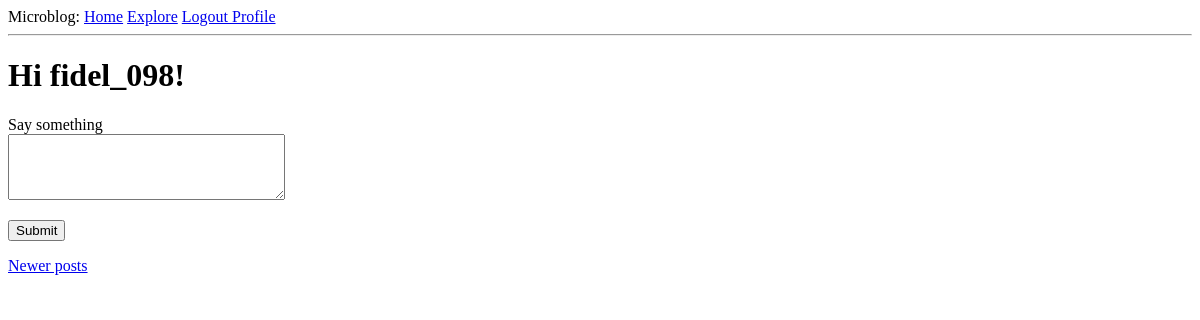
Page /index?page=2 (signed in) on the earlier database version.
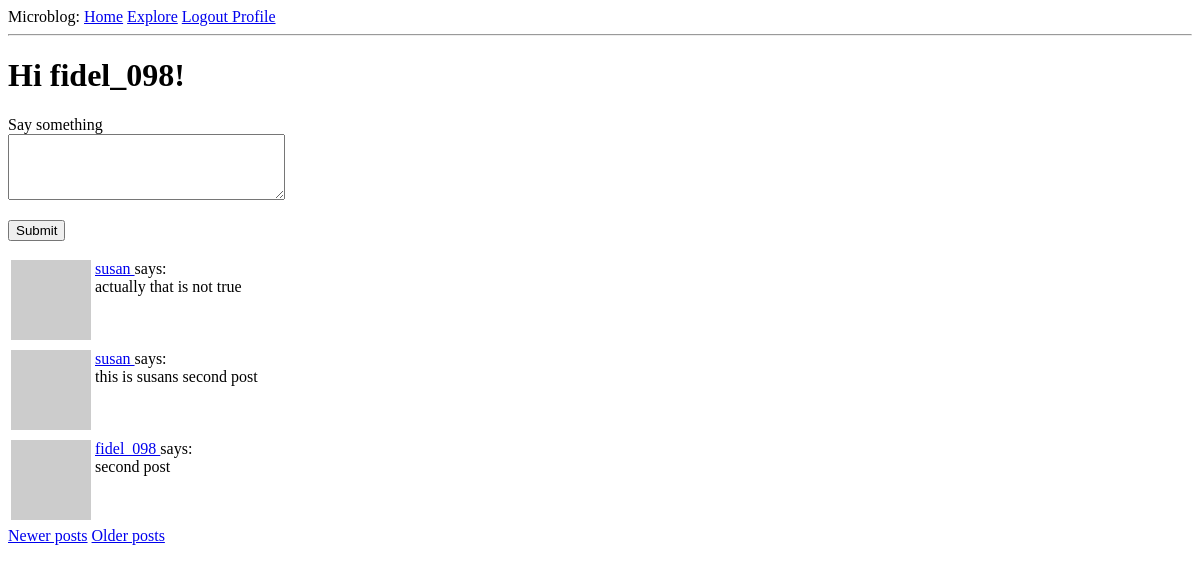
Same page on the later database version.
### app/models.py (models this page shows, shortened)
class User(UserMixin, db.Model):
    id: so.Mapped[int] = so.mapped_column(primary_key=True)
    username: so.Mapped[str] = so.mapped_column(sa.String(64), index=True, unique=True)
    email: so.Mapped[str] = so.mapped_column(sa.String(120), index=True, unique=True)
    password_hash: so.Mapped[Optional[str]] = so.mapped_column(sa.String(256))
    posts: so.WriteOnlyMapped['Post'] = so.relationship(back_populates='author')
    about_me: so.Mapped[Optional[str]] = so.mapped_column(sa.String(140))
    last_seen: so.Mapped[Optional[datetime]] = so.mapped_column(default=lambda:
                                datetime.now(timezone.utc))
    def avatar(self, size):
        digest = md5(self.email.lower().encode('utf-8')).hexdigest()
        return f'https://www.gravatar.com/avatar/{digest}?d=identicon&s={size}'
    following: so.WriteOnlyMapped['User'] = so.relationship(
        secondary=followers,
        primaryjoin=(followers.c.follower_id == id),
        secondaryjoin=(followers.c.followed_id == id),
        back_populates='followers')
    followers: so.WriteOnlyMapped['User'] = so.relationship(
        secondary=followers, primaryjoin=(followers.c.followed_id == id),
        secondaryjoin=(followers.c.follower_id == id),
        back_populates='following')
    def following_posts(self):
        Author = so.aliased(User)
        Follower = so.aliased(User)
        return (
            sa.select(Post)
            .join(Post.author.of_type(Author))
            .join(Author.followers.of_type(Follower), isouter=True)
            .where(sa.or_(Follower.id == self.id, Author.id == self.id))
            .group_by(Post)
            .order_by(Post.timestamp.desc())
        )

class Post(db.Model):
    id: so.Mapped[int] = so.mapped_column(primary_key=True)
    body: so.Mapped[str] = so.mapped_column(sa.String(140))
    timestamp: so.Mapped[datetime] = so.mapped_column(index=True, default=lambda : datetime.now(timezone.utc))
    user_id: so.Mapped[int] = so.mapped_column(sa.ForeignKey(User.id), index=True)
    author: so.Mapped[User] = so.relationship(back_populates='posts')

### app/routes.py (the view)
@app.route('/', methods=['GET', 'POST'])  #this is a decorator that modifies the function that follows it
@app.route('/index', methods=['GET', 'POST'])  #this binds the URL /index to the index() function
@login_required
def index():
    form = PostForm()
    if form.validate_on_submit():
        post = Post(body=form.post.data, author=current_user)
        db.session.add(post)
        db.session.commit()
        flash('Your post is now live!')
        return redirect(url_for('index'))
    page = request.args.get('page', 1 , type=int)
    posts = db.paginate(current_user.following_posts(), page=page,
                        per_page=app.config['POSTS_PER_PAGE'], error_out=False)
    next_url=None
    prev_url=None
    if posts.has_next:
        next_url = url_for('index', page=posts.next_num)
    else:
        None
    if posts.has_prev:
        prev_url = url_for('index', page=posts.prev_num)
    else:
        None
    return render_template('index.html', title='Home', form=form,
                           posts=posts.items, next_url=next_url,
                           prev_url=prev_url) #the template now recieves the form object as an additional argument, so it can render it to the page

### app/forms.py
class PostForm(FlaskForm):
    post = TextAreaField('Say something', validators=[DataRequired(), Length(min=1, max=140)])
    submit = SubmitField('Submit')

### app/models.py (called while the page is built)
@login.user_loader
def load_user(id):
    return db.session.get(User, int(id))

### app/routes.py (called while the page is built)
@app.before_request
def before_request():
    if current_user.is_authenticated:
        current_user.last_seen = datetime.now(timezone.utc)
        db.session.commit()

### app/templates/index.html (shortened to what this page needs)
{% extends "base.html" %}
{% block content %}
    <h1>Hi {{ current_user.username }}!</h1>
    {% if form %}
    <form action="" method="post">
        <p>
            {{ form.post.label }}<br>
            {{ form.post(cols=32, rows=4) }}<br>
        </p>
        <p>{{ form.submit() }}</p>
    </form>
    {% endif %}
    {% for post in posts %}
        {% include '_post.html' %}
    {% endfor %}
    {% if prev_url %}
    <a href="{{ prev_url }}">Newer posts</a>
    {% endif %}
    {% if next_url %}
    <a href="{{ next_url }}">Older posts</a>
    {% endif %}
{% endblock %}

### app/templates/base.html (shortened to what this page needs)
<!doctype html>
<html>
    <head>
    </head>
    <body>
        <div>
          Microblog:
          <a href="{{ url_for('index')}}">Home</a>
          <a href="{{ url_for('explore')}}">Explore</a>
          {% if current_user.is_anonymous %}
          <a href="{{ url_for('login')}}">Login </a>
          {% else %}
          <a href="{{ url_for('logout')}}">Logout </a>
          <a href="{{ url_for('user', username=current_user.username )}}">Profile</a>
          {% endif %}
        </div>
        <hr>
        {% block content %}{% endblock %}
    </body>
</html>

### app/templates/_post.html
<table>
    <tr valign="top">
        <td><img src="{{ post.author.avatar(36) }}"></td>
        <td>
            <a href="{{ url_for('user', username=post.author.username) }}">
                {{ post.author.username }}
            </a>
            says:<br>{{ post.body }}
        </td>
    </tr>
</table>

Differences in the rows shown:
added Post: author.username "susan", body "actually that is not true"
added Post: author.username "susan", body "this is susans second post"
added Post: author.username "fidel_098", body "second post"
Other differences:
text now shown: "Older posts"
